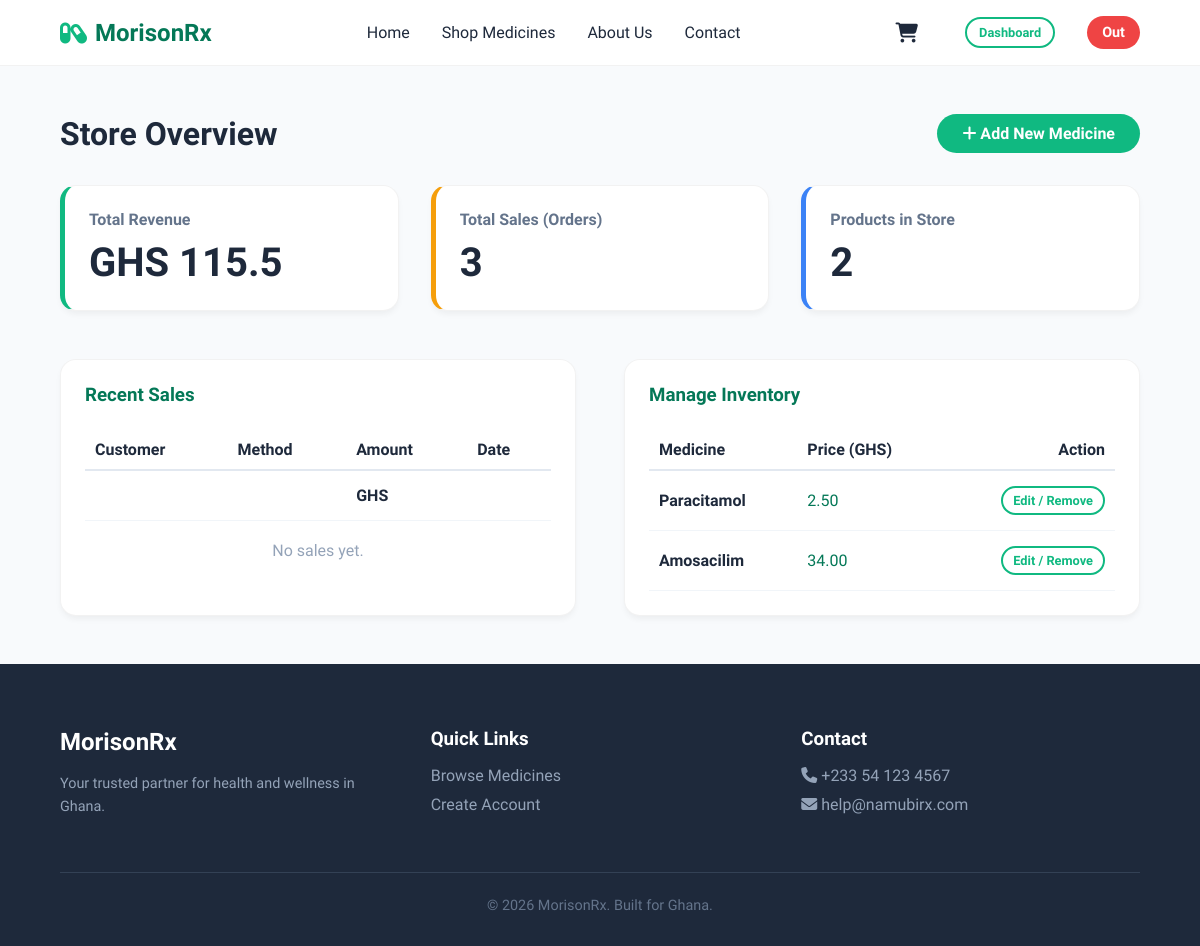
Before: /admin-dashboard/ (signed in) with the older database file.
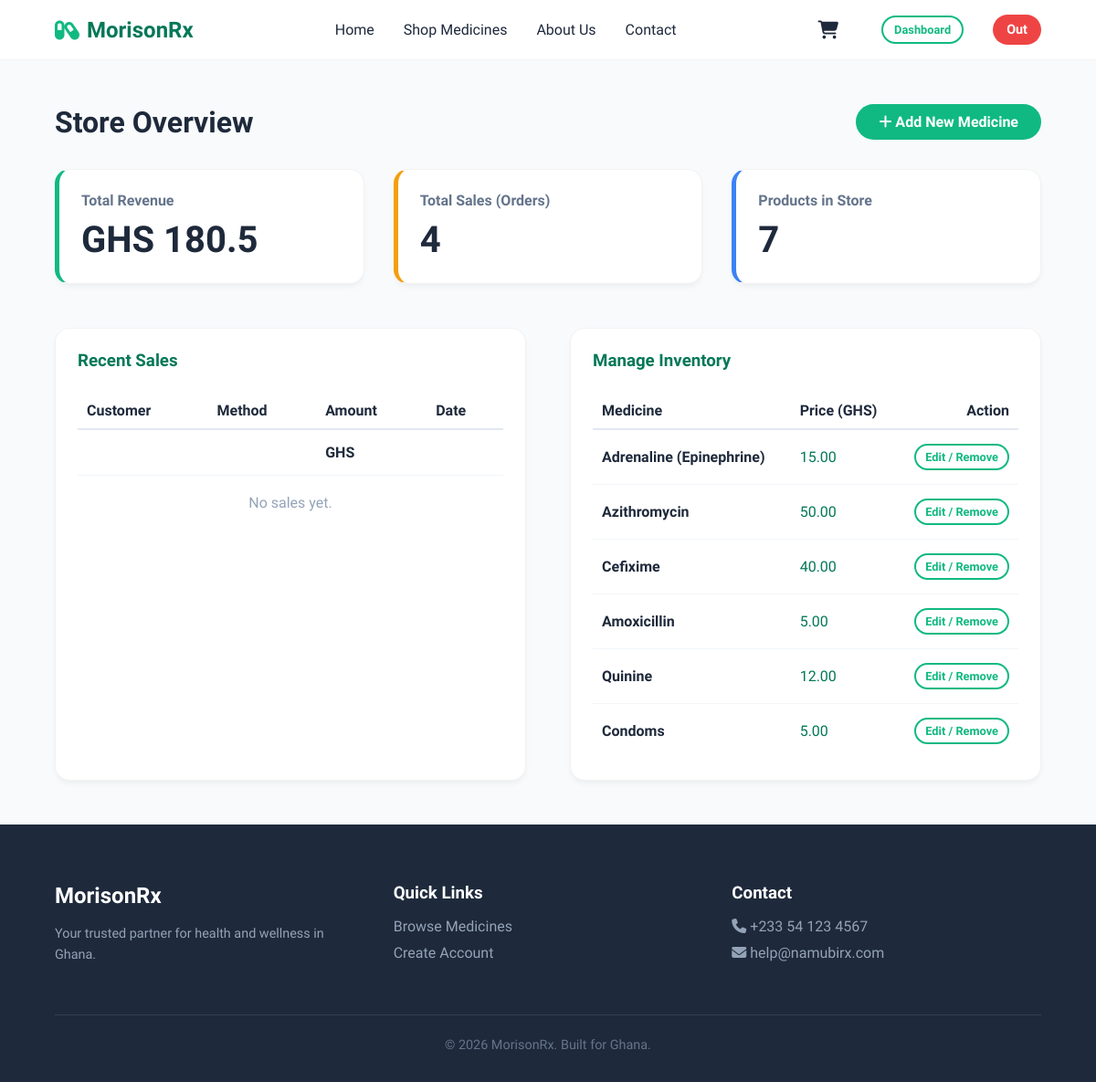
After: the same page with the newer database file.
### store/models.py (models this page shows, shortened)
class Product(models.Model):
    CATEGORY_CHOICES = (
        ('Pain Relief', 'Pain Relief'),
        ('Antibiotics', 'Antibiotics'),
        ('Supplements', 'Supplements'),
        ('First Aid', 'First Aid'),
        ('Malaria', 'Malaria'),
        ('Sexual Health', 'Sexual Health'),
    )
    name = models.CharField(max_length=200)
    price = models.DecimalField(max_digits=10, decimal_places=2)
    category = models.CharField(max_length=50, choices=CATEGORY_CHOICES, default='Pain Relief')
    description = models.TextField(blank=True, null=True)
    image = models.ImageField(upload_to='medicines/', blank=True, null=True)
    is_featured = models.BooleanField(default=False)

### store/views.py (the view)
# urls.py: path('admin-dashboard/', views.admin_dashboard, name='admin_dashboard'),
@staff_member_required(login_url='login') # ONLY ADMIN/STAFF CAN ACCESS
def admin_dashboard(request):
    products = Product.objects.all()
    recent_orders = Order.objects.all().order_by('-created_at')[:10]
    total_revenue_dict = Order.objects.aggregate(Sum('total_amount'))
    total_revenue = total_revenue_dict['total_amount__sum'] or 0.00
    total_sales = Order.objects.count()
    context = {
        'products': products,
        'recent_orders': recent_orders,
        'total_revenue': total_revenue,
        'total_sales': total_sales,
    }
    return render(request, 'admin_dashboard.html', context)

### store/context_processors.py (called while the page is built)
def cart_count(request):
    cart = request.session.get('cart', {})
    count = sum(cart.values())
    return {'cart_count': count}

### store/templates/admin_dashboard.html (shortened to what the changed rows need)
{% extends 'base.html' %}
{% block content %}
<div class="container animate-up" style="max-width: 1200px; padding: 3rem 5%;">
    <div style="display: flex; justify-content: space-between; align-items: center; margin-bottom: 2rem;">
        <h1 style="color: var(--secondary);">Store Overview</h1>
    </div>
    <div class="grid-4" style="grid-template-columns: repeat(3, 1fr); gap: 2rem; margin-bottom: 3rem;">
        <div class="card" style="border-left: 5px solid var(--primary);">
            <h3 style="color: #64748B; font-size: 1rem; margin-bottom: 10px;">Total Revenue</h3>
            <p style="font-size: 2.5rem; font-weight: 700; color: var(--secondary);">GHS {{ total_revenue }}</p>
        </div>
        <div class="card" style="border-left: 5px solid var(--accent);">
            <h3 style="color: #64748B; font-size: 1rem; margin-bottom: 10px;">Total Sales (Orders)</h3>
            <p style="font-size: 2.5rem; font-weight: 700; color: var(--secondary);">{{ total_sales }}</p>
        </div>
        <div class="card" style="border-left: 5px solid #3B82F6;">
            <h3 style="color: #64748B; font-size: 1rem; margin-bottom: 10px;">Products in Store</h3>
            <p style="font-size: 2.5rem; font-weight: 700; color: var(--secondary);">{{ products|length }}</p>
        </div>
    </div>
    <div style="display: grid; grid-template-columns: 1fr 1fr; gap: 3rem;">
        <div class="card">
            <div style="overflow-x: auto;">
                <table style="width: 100%; border-collapse: collapse;">
                    <thead>
                        <tr style="border-bottom: 2px solid #E2E8F0; text-align: left;">
                            <th style="padding: 10px;">Customer</th>
                            <th style="padding: 10px;">Method</th>
                            <th style="padding: 10px;">Amount</th>
                            <th style="padding: 10px;">Date</th>
                        </tr>
                    </thead>
                </table>
            </div>
        </div>
        <div class="card">
            <div style="overflow-x: auto; max-height: 400px;">
                <table style="width: 100%; border-collapse: collapse;">
                    <thead>
                        <tr style="border-bottom: 2px solid #E2E8F0; text-align: left;">
                            <th style="padding: 10px;">Medicine</th>
                            <th style="padding: 10px;">Price (GHS)</th>
                            <th style="padding: 10px; text-align: right;">Action</th>
                        </tr>
                    </thead>
                    <tbody>
                        {% for product in products %}
                        <tr style="border-bottom: 1px solid #F1F5F9;">
                            <td style="padding: 15px 10px; font-weight: 600;">{{ product.name }}</td>
                            <td style="padding: 15px 10px; color: var(--primary-dark);">{{ product.price }}</td>
                            <td style="padding: 15px 10px; text-align: right;">
                                <a href="/admin/store/product/{{ product.id }}/change/" class="btn-outline" style="padding: 5px 10px; font-size: 0.8rem;" target="_blank">
                                    Edit / Remove
                                </a>
                            </td>
                        </tr>
                        {% endfor %}
                    </tbody>
                </table>
            </div>
        </div>
    </div>
</div>
{% endblock %}

Changed rows visible on the page:
removed Product: name "Paracitamol", price "2.50"
removed Product: name "Amosacilim", price "34.00"
added Product: name "Adrenaline (Epinephrine)", price "15.00"
added Product: name "Azithromycin", price "50.00"
added Product: name "Cefixime", price "40.00"
added Product: name "Amoxicillin", price "5.00"
added Product: name "Quinine", price "12.00"
added Product: name "Condoms", price "5.00"
Other visible differences:
{{ total_revenue }}: "115.5" → "180.5"
{{ total_sales }}: "3" → "4"
{{ products|length }}: "2" → "7"
